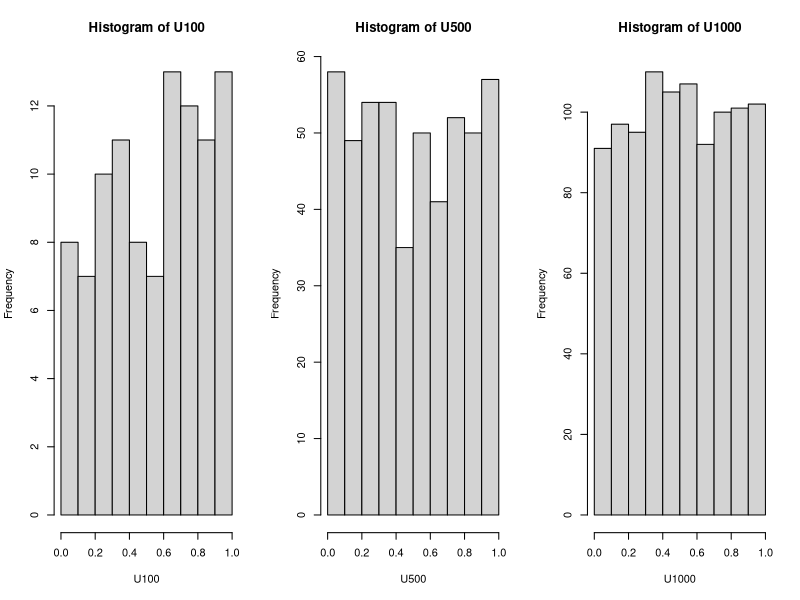
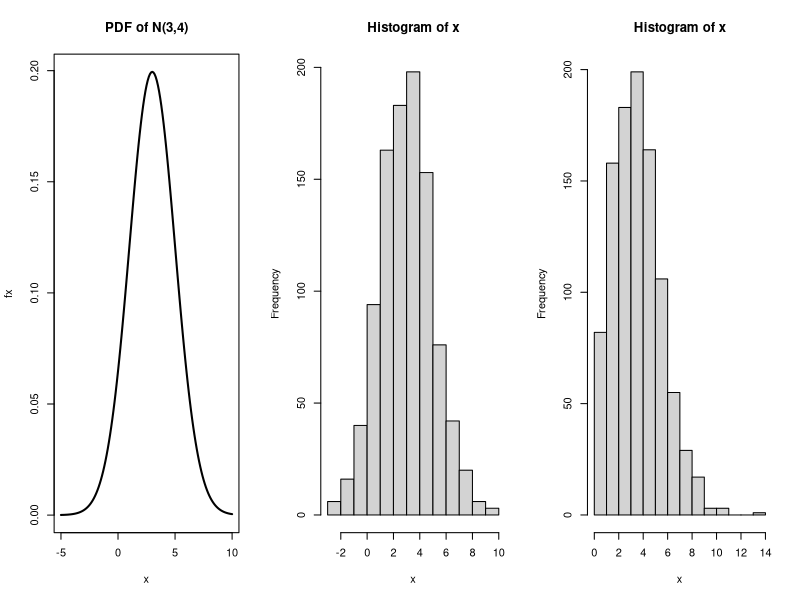
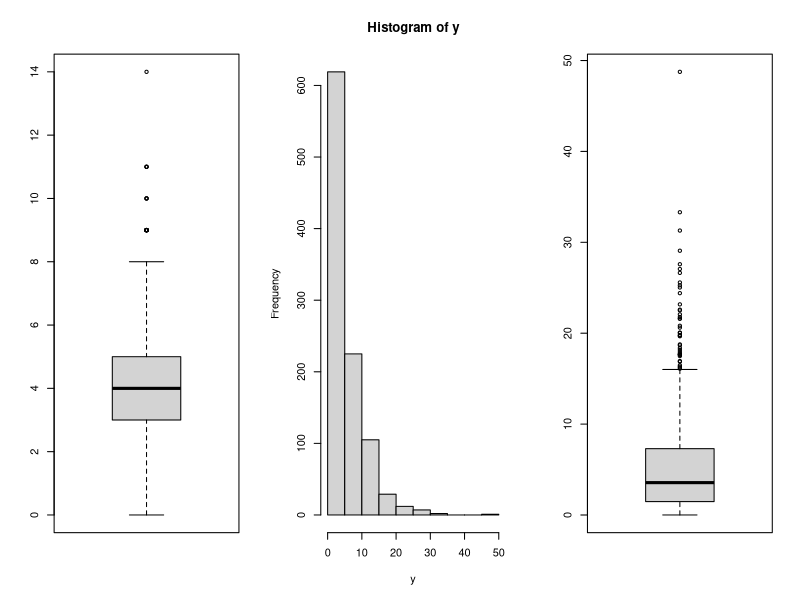
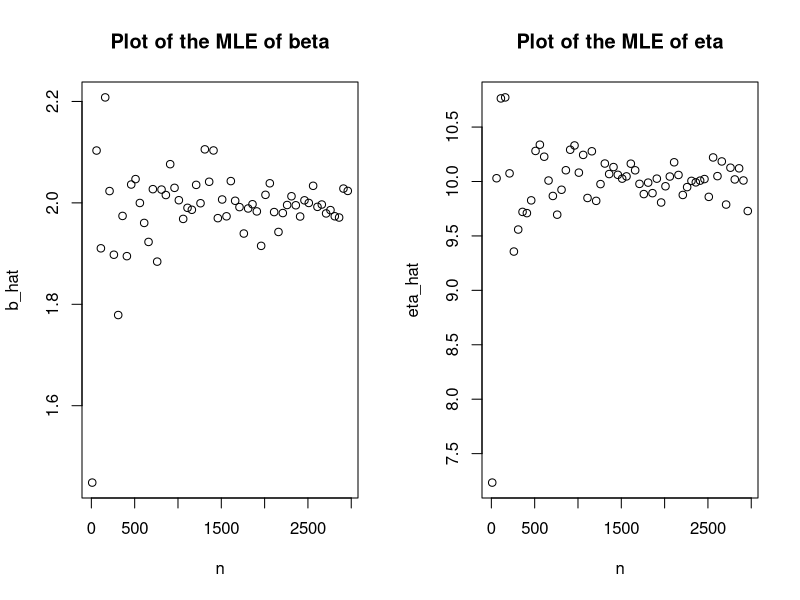
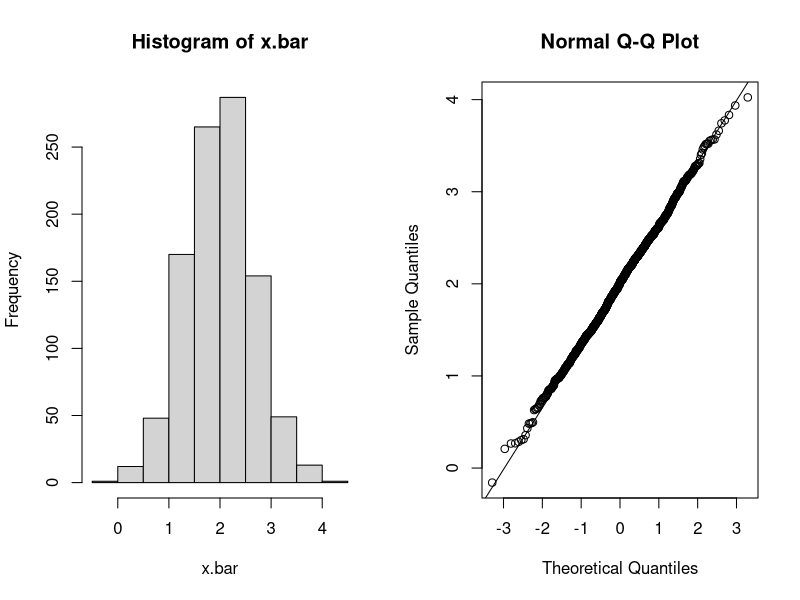
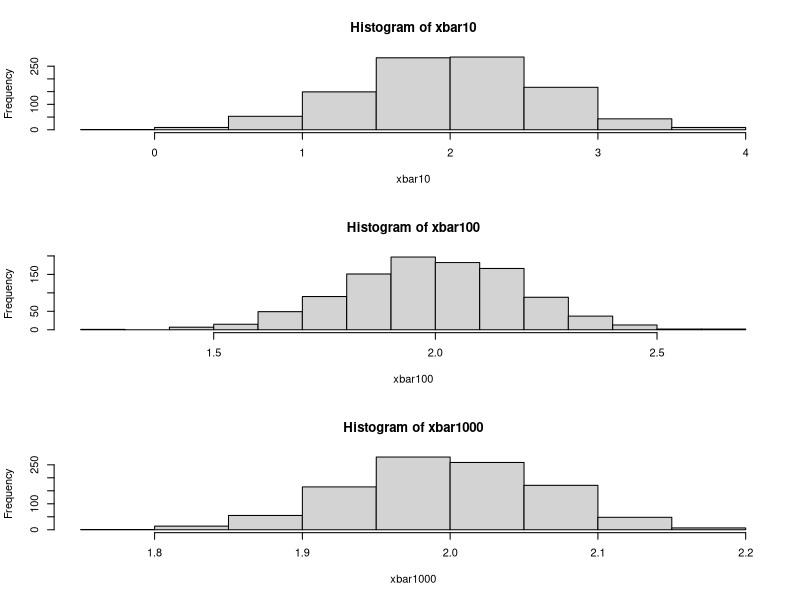
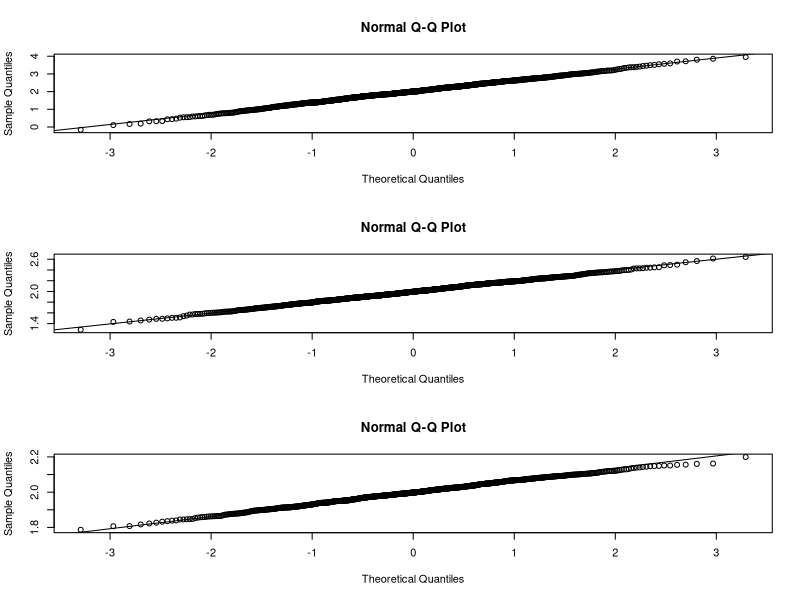

The R script that drew these images, in order:
###====* problem: 01 *=====##

######(a)#####

lcg = function(n){
  r = c()
  a = 1103515245
  m = 2**32
  c = 12345
  z = as.numeric(Sys.time()) * 1000
  
  for (i in 1:n) {
    z = (a * z + c) %% m
    r[i] = z / m
  } 
  
  return(r)
}

#####(b)#####

U100 = lcg(100)
U100
U500 = lcg(500)
U500
U1000 = lcg(1000)
U1000

#####(c)####
par(mfrow=c(1,3))
hist(U100,breaks=10,main="Histogram of U100")
hist(U500,breaks=10,main="Histogram of U500")
hist(U1000,breaks=10,main="Histogram of U1000")

######(d)######
ks.test(U100, 'punif')
ks.test(U500, 'punif')
ks.test(U1000,'punif')

################################################
###====* problem : 02 *=====##
################################################
######(a)####
x <- seq(-5, 10, 0.1)
x
fx = dnorm(x, 3, 2)


####(b)#####
plot(x, fx, main = "PDF of N(3,4)", type = "l", lwd = 2)

#####(c)#####
x<-rnorm(1000,3,2)
summary(x)
hist(x)

################################################
###====* problem : 03 *=====##
################################################
#####(a)###
x <- rpois(1000, 4)
hist(x)
boxplot(x)
summary(x)
mean(x)
var(x)

#####(b)###
y <- rexp(1000, 0.2) # mean = 1 / .2
hist(y)
boxplot(y)
summary(y)
mean(y)
var(y)



################################################
###====* problem : 04 *=====##
################################################

# Problem : 04
# Md. Sifat HOssain, 1711024137
#####(a)#####

library(MASS)
nor37 = rnorm(1000, mean = 10, sd = 2)
fitdistr(nor37, "normal")

####(b)####
wei37 = rweibull(1000, shape = 2.1, scale = 1.1)
fitdistr(wei37, "weibull")

#######(c)#####
gamm37 = rgamma(1000, rate = 0.5, shape = 3.5)
fitdistr(gamm37,"gamma")


################################################
###====* problem : 05 *=====##
################################################

# Problem : 05
# Md. Sifat HOssain, 1711024137

#####(a)#####
invt.Weib = function(n, beta, eta) {
  u37 = runif(n)
  x37 = eta * (-log(1 - u37)) ^ (1 / beta)
  return(x37)
}

####(b)####
library(MASS)
x <- invt.Weib(n = 100, beta = 2, eta = 10)
fitdistr(x, "weibull")

#####(c)####
n <- seq(10, 3000, 50); b_t <- 2.0; eta_t <- 10.0
b_hat <- c(); eta_hat <- c()
for (i in 1:length(n)) {
  x <- invt.Weib(n[i], b_t, eta_t)
  b_hat[i] <- as.numeric(fitdistr(x, "weibull")$estimate[1])
  eta_hat[i] <- as.numeric(fitdistr(x,"weibull")$estimate[2])
}
par(mfrow = c(1, 2))
plot(n, b_hat, main = "Plot of the MLE of beta")
plot(n, eta_hat, main = "Plot of the MLE of eta")




################################################
###====* problem : 06 *=====##
################################################
#####problem____06####

# Problem : 06
# Md. Sifat HOssain, 1711024137

#####(a)######
mu = 2; sigma = 2; n = 10; nsim = 10
x.bar = rep(NA, nsim); x.var = rep(NA, nsim)

for (i in 1:nsim) {
  x <- rnorm(n, mu, sigma)
  x.bar[i] = mean(x);   x.var[i] = var(x)
}

mean.var = cbind(x.bar, x.var)
colnames(mean.var) = c("Mean", "Variance"); mean.var

#####(b)#####
nsim = 500
x.bar = rep(NA, nsim)
for (i in 1:nsim) {
  x <- rnorm(n, mu, sigma)
  x.bar[i] = mean(x)
}

s.mean = mean(x.bar); s.mean

#####(c)######
nsim = 1000; x.bar = rep(NA, nsim); x.var = rep(NA, nsim)
n = 10
for (i in 1:nsim) {
  x <- rnorm(n, mu, sigma)
  x.bar[i] = mean(x)
  x.var[i] = var(x)
}

s.mean = mean(x.bar)
s.mean

par(mfrow = c(1,2))
hist(x.bar)
qqnorm(x.bar)
qqline(x.bar)

####(d)####
mu = 2; sigma = 2; n10 = 10; n100 = 100; n1000 = 1000; nsim = 1000
xbar10 = rep(NA, nsim); xbar100 = rep(NA, nsim); xbar1000 = rep(NA, nsim)
xvar10 = rep(NA, nsim); xvar100 = rep(NA, nsim); xvar1000 = rep(NA, nsim)
for (i in 1:nsim) {
  x10 <- rnorm(n10, mu, sigma)
  x100 <- rnorm(n100, mu, sigma)
  x1000 <- rnorm(n1000, mu, sigma)
  xbar10[i] = mean(x10); xbar100[i] = mean(x100); xbar1000[i] = mean(x1000)
  xvar10[i] = var(x10); xvar100[i] = var(x100); xvar1000[i] = var(x1000)
}

samp.mean37 = c(mean(xbar10), mean(xbar100), mean(xbar1000))
samp.var37 = c(var(xbar10), var(xbar100), var(xbar1000))
var.mean = cbind(samp.mean37, samp.var37)
colnames(var.mean) = c("Mean", "Variance")
rownames(var.mean) = c("n = 10", "n = 100", "n = 1000"); var.mean

####(e)####
par(mfrow = c(3, 1))
hist(xbar10)
hist(xbar100)
hist(xbar1000)
par(mfrow = c(3, 1))
qqnorm(xbar10)
qqline(xbar10)
qqnorm(xbar100)
qqline(xbar100)
qqnorm(xbar1000)
qqline(xbar1000)

####(f)####
mu = 10; sigma = 2; n = 100; nsim = 1000
low95 = rep(NA, nsim); upp95 = rep(NA, nsim)
low99 = rep(NA, nsim); upp99 = rep(NA, nsim)
margin.err95 = qnorm(1 - .05 / 2) * sqrt(sigma ^ 2 / n)
margin.err99 = qnorm(1 - .01 / 2) * sqrt(sigma ^ 2 / n)
for (i in 1:nsim) {
  x <- rnorm(n, mu, sigma)
  low95[i] = mean(x) - margin.err95
  upp95[i] = mean(x) + margin.err95
  low99[i] = mean(x) - margin.err99
  upp99[i] = mean(x) + margin.err99
  
  cat(low95[i],upp95[i],low99[i],upp99[i],"\n")
}
(average_ci95 = mean((low95 <= mu) & (mu <= upp95)))
(average_ci99 = mean((low99 <= mu) & (mu <= upp99)))